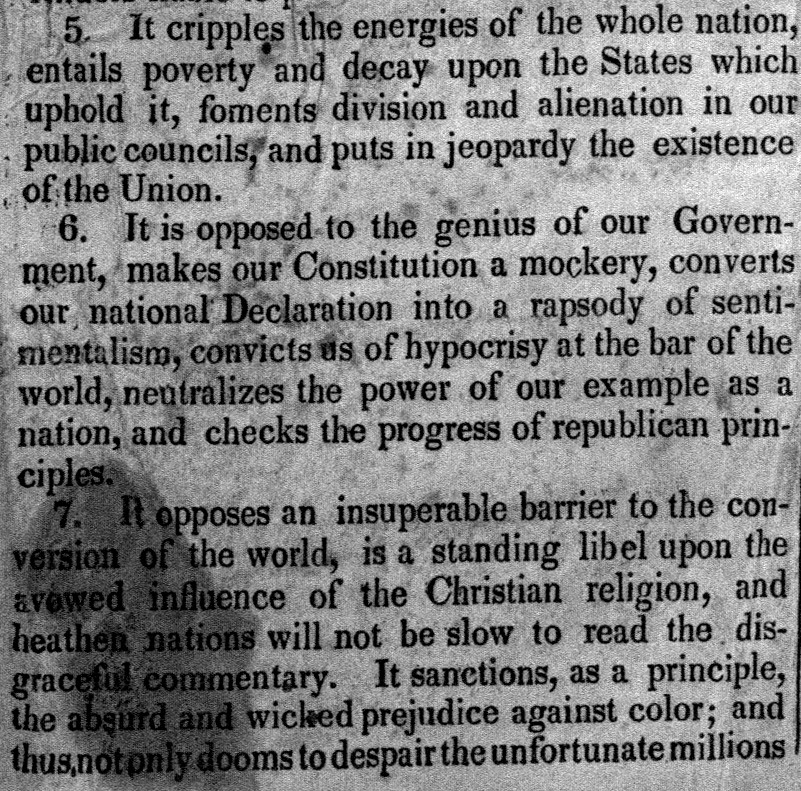
#> input picture data/stain.jpg, 801 x 791 px
$ python adaptive_text_binarization.py
#> lines starting #> are read from the running program, lines starting #| are printed output that depends on the picture; after the words box and inside, x2 and y2 are one past the last pixel; in counts of white or black regions, pixels touching at a corner belong together
#> further down, image is the input picture: shape (791, 801, 3); min 0, max 255, mean 126.2
#!/usr/bin/env python3
# -*- coding: utf-8 -*-
"""
Created on Tue Jun  9 18:17:45 2020

@author: vonikakv
"""

import imageio
import matplotlib.pyplot as plt
from skimage.filters import (gaussian, threshold_otsu, threshold_niblack,
                             threshold_sauvola)
from skimage.color import rgb2gray
from skimage import img_as_float


plt.close('all')


def binarize_text(
        image_array,
        sigma_surround=10,
        sigma_center=0.5,
        verbose=False
        ):
    '''
        ----------------------------------------------------------------------
          Adaptive document binarization based on OFF center-surround cells
        ----------------------------------------------------------------------
        Takes a text image and returns a binary version of it, based on
        activations from modeled OFF center-surround cells of the retina,
        which detect light decrements (text) on bright background (page).
        More information can be found in the papers:

        Vonikakis, V., Andreadis, I., & Papamarkos, N. (2011). Robustdocument
        binarization with OFF center-surround cells. Pattern Analysis and
        Applications, 14(3), 219-234.

        Vonikakis, V., Andreadis, I., Papamarkos, N., & Gasteratos, A. (2007).
        Adaptive Document Binarization: AHuman Vision Approach. Int.
        Conference on Computer Vision Theory and Applications. (pp. 104-110).
        Barcelona, Spain.

        INPUTS
        ------
        image_array: numpy array HxWx3 or HxW
            The numpy array of the input image. Either RGB or grayscale.
        sigma_surround: float
            The standard deviation of the gaussian filter which is used to
            model the surround of the OFF center-surround cells.
        sigma_center: float
            The standard deviation of the gaussian filter which is used to
            model the center of the OFF center-surround cells. sigma_center
            should be smaller than sigma_surround. Larger values minimize the
            noise in the output binary image, but they may filter out small
            details of the binary text characters. sigma_center and
            sigma_surround should be selected with the size of the output text
            in mind.
        verbose: Boolean
            Whether or not to show visualizations for intermediate stages of
            the algorithm and comparisons with other basic binarization
            mathods.

        OUTPUT
        ------
        binary_off_cs_cells: binary numpy array HxW
            Numpy array of the binary output image.

        '''
#> called with sigma_surround = 10, sigma_center = 0.5, verbose = True


    if len(image_array.shape) == 3:
        image = rgb2gray(image_array.copy())  # rgb-2-grayscale [0,255]->[0,1]
#> image: shape (791, 801) float64
    else:
        image = img_as_float(image_array.copy())  # [0,255]->[0,1]

    # modelling center surround receptive fields as gaussians
    surround = gaussian(image, sigma=sigma_surround, mode='reflect')
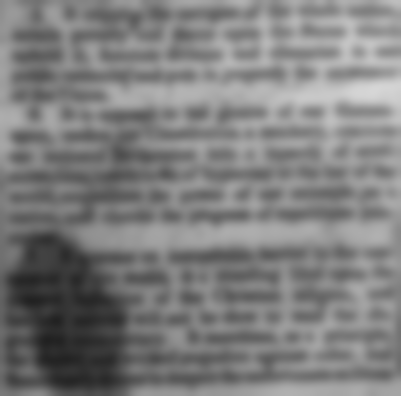
#> surround: shape (791, 801) float64 (shown at 1/2 size); min 0.131, max 0.843, mean 0.495
    center = gaussian(image, sigma=sigma_center, mode='reflect')

    # off center-surround cell activations
    off_cs_cells = surround - center
    off_cs_cells = ((1 + surround) * off_cs_cells) / (surround + off_cs_cells)
    off_cs_cells[off_cs_cells<0] = 0  # truncate within limits
    off_cs_cells[off_cs_cells>1] = 1
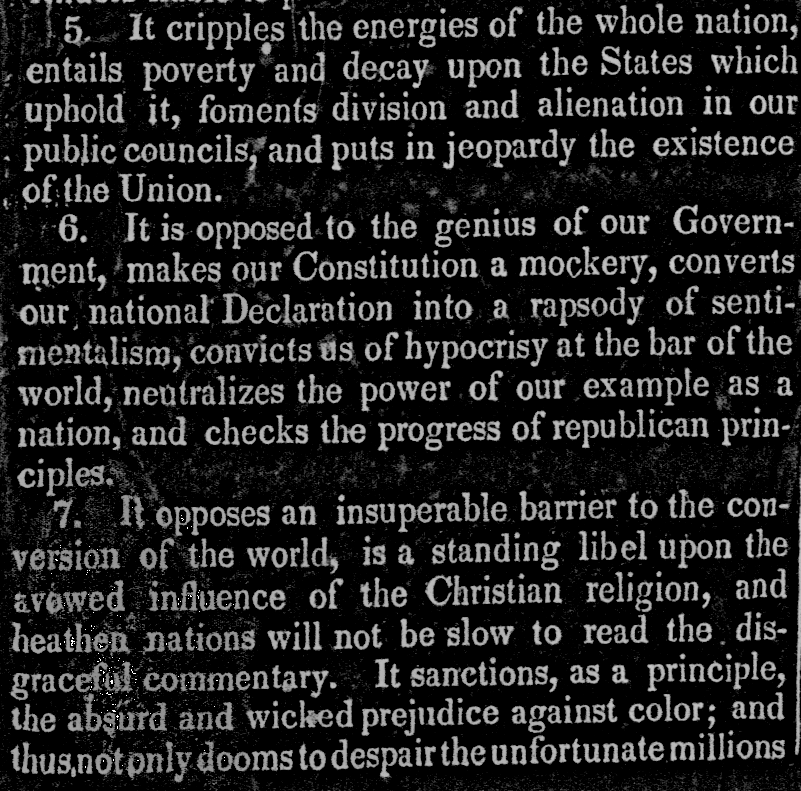
#> off_cs_cells: shape (791, 801) float64; min 0, max 1, mean 0.133
    off_cs_cells = 1 - off_cs_cells  # invert for dark letters

    # global threshold on the off center surround cell activations
    binary_off_cs_cells = off_cs_cells > threshold_otsu(off_cs_cells)
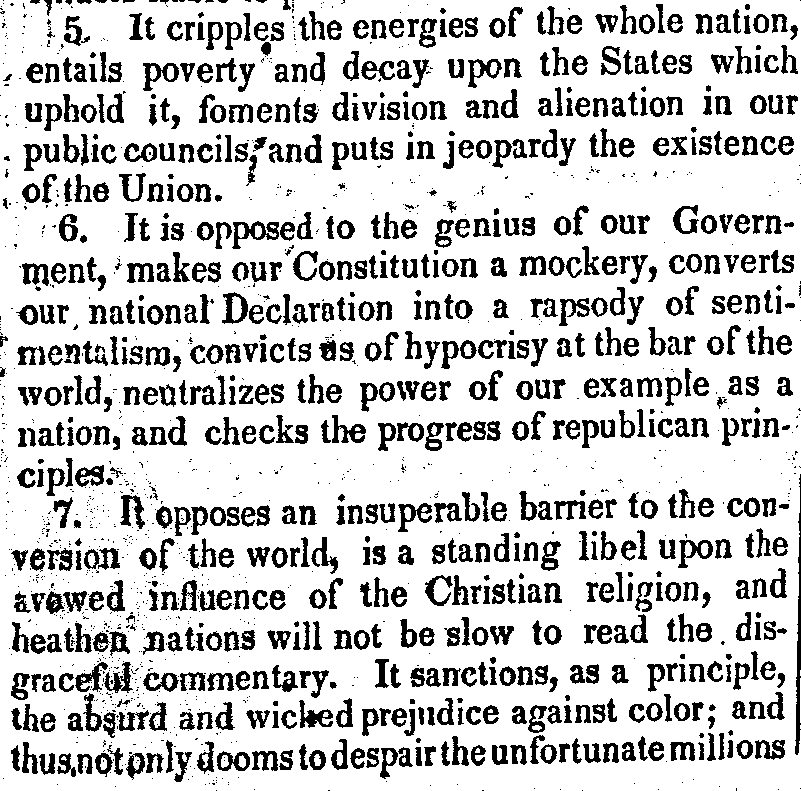
#> binary_off_cs_cells: shape (791, 801) bool; 80% white; 1732 black regions (947 under 20 px), largest, box (x1, y1, x2, y2) and area: (795, 474, 801, 755) 789, (232, 221, 279, 249) 531, (143, 63, 179, 91) 420

    #TODO: add some morphological filtering for noise removal


    if verbose is True:

        # visualize processing stages
        plt.figure(figsize=(12,7))
        plt.subplot(2,2,1)
        plt.imshow(surround, cmap='gray', vmin=0, vmax=1)
        plt.axis(False)
        plt.grid(False)
        plt.title('Surround')

        plt.subplot(2,2,2)
        plt.imshow(center, cmap='gray', vmin=0, vmax=1)
        plt.axis(False)
        plt.grid(False)
        plt.title('Center')

        plt.subplot(2,2,3)
        plt.imshow(off_cs_cells, cmap='gray', vmin=0, vmax=1)
        plt.axis(False)
        plt.grid(False)
        plt.title('OFF center-surround cells')

        plt.subplot(2,2,4)
        plt.imshow(binary_off_cs_cells, cmap='gray', vmin=0, vmax=1)
        plt.axis(False)
        plt.grid(False)
        plt.title('OFF center-surround local thresholding')

        plt.tight_layout()
        plt.show()

        # comparison with other basic methods (Otsu, Niblack, Sauvola)
        binary_otsu = image > threshold_otsu(image)
#> binary_otsu: shape (791, 801) bool; 71% white; 2376 black regions (1745 under 20 px), largest, box (x1, y1, x2, y2) and area: (0, 457, 293, 791) 62110, (188, 334, 284, 365) 1279, (143, 369, 218, 411) 1055
        window_size = 25
        thresh_niblack = threshold_niblack(
            image,
            window_size=window_size,
            k=0.8
            )
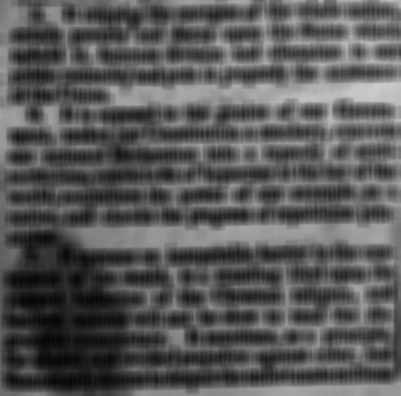
#> thresh_niblack: shape (791, 801) float64 (shown at 1/2 size); min 0.0225, max 0.803, mean 0.342
        binary_niblack = image > thresh_niblack
#> binary_niblack: shape (791, 801) bool; 80.9% white; 6296 black regions (5344 under 20 px), largest, box (x1, y1, x2, y2) and area: (795, 474, 801, 755) 739, (222, 293, 248, 324) 338, (75, 662, 108, 692) 318
        thresh_sauvola = threshold_sauvola(
            image,
            window_size=window_size
            )
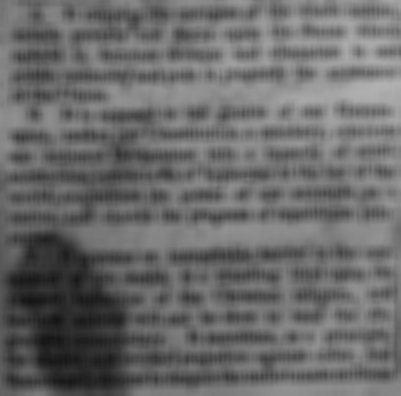
#> thresh_sauvola: shape (791, 801) float64 (shown at 1/2 size); min 0.0811, max 0.698, mean 0.415
        binary_sauvola = image > thresh_sauvola
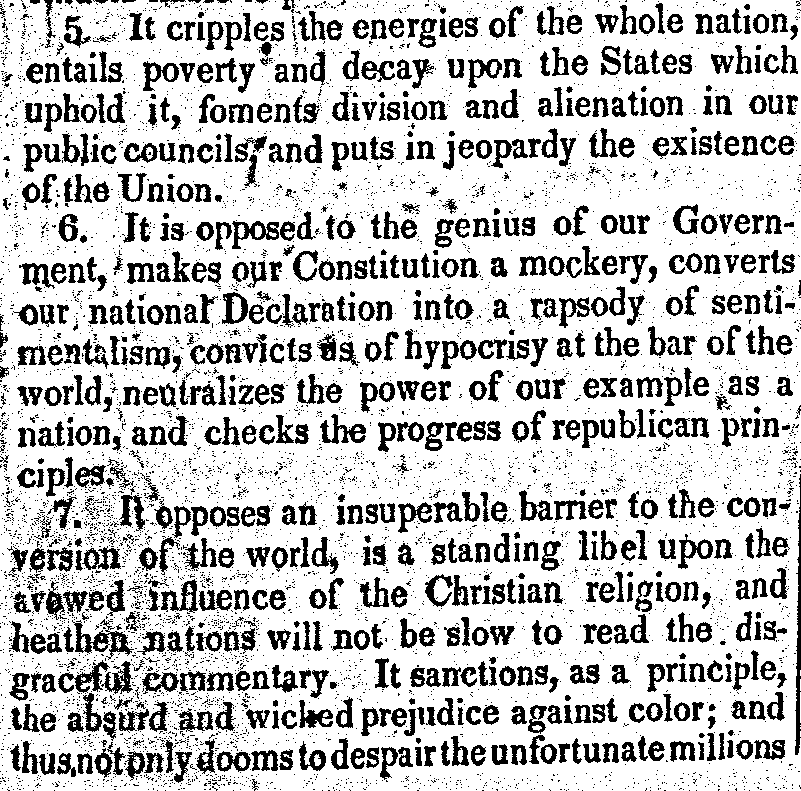
#> binary_sauvola: shape (791, 801) bool; 76.8% white; 6598 black regions (5778 under 20 px), largest, box (x1, y1, x2, y2) and area: (795, 474, 801, 755) 877, (72, 619, 134, 660) 835, (58, 660, 110, 693) 590

        plt.figure(figsize=(12,7))
        plt.subplot(2,3,1)
        plt.imshow(image, cmap='gray', vmin=0, vmax=1)
        plt.axis(False)
        plt.grid(False)
        plt.title('Original image')

        plt.subplot(2,3,2)
        plt.imshow(binary_otsu, cmap='gray', vmin=0, vmax=1)
        plt.axis(False)
        plt.grid(False)
        plt.title('Otsu global thresholding')

        plt.subplot(2,3,3)
        plt.imshow(binary_niblack, cmap='gray', vmin=0, vmax=1)
        plt.axis(False)
        plt.grid(False)
        plt.title('Niblack local thresholding')

        plt.subplot(2,3,5)
        plt.imshow(binary_sauvola, cmap='gray', vmin=0, vmax=1)
        plt.axis(False)
        plt.grid(False)
        plt.title('Sauvola local thresholding')

        plt.subplot(2,3,6)
        plt.imshow(binary_off_cs_cells, cmap='gray', vmin=0, vmax=1)
        plt.axis(False)
        plt.grid(False)
        plt.title('OFF center-surround local thresholding')

        # plt.suptitle('Method comparison')
        plt.tight_layout()
        plt.show()


    return binary_off_cs_cells


if __name__=="__main__":

    # uncomment to select different test images
    filename = "../data/stain.jpg"
    # filename = "../data/shadow1.jpg"
    # filename = "../data/shadow2.jpg"
    # filename = "../data/historical.jpg"

    image = imageio.imread(filename)
    image_binary = binarize_text(image_array=image, verbose=True)

$ run again, with data/shadow1.jpg copied over data/stain.jpg
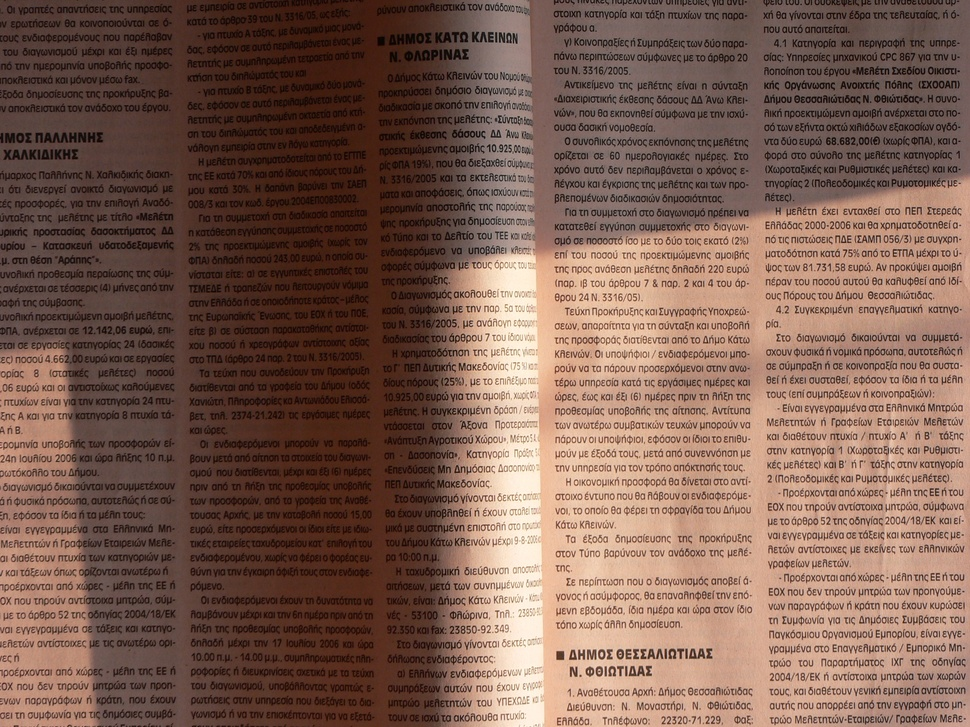
#> input picture data/shadow1.jpg, 970 x 727 px, shrunk from 2560 x 1920 before the run
#> image is the input picture: shape (727, 970, 3); mean R, G, B 126.6, 95.9, 83
#> image: shape (727, 970) float64
#> in binarize_text, `binary_off_cs_cells = off_cs_cells > threshold_otsu(off_cs_cells)`:
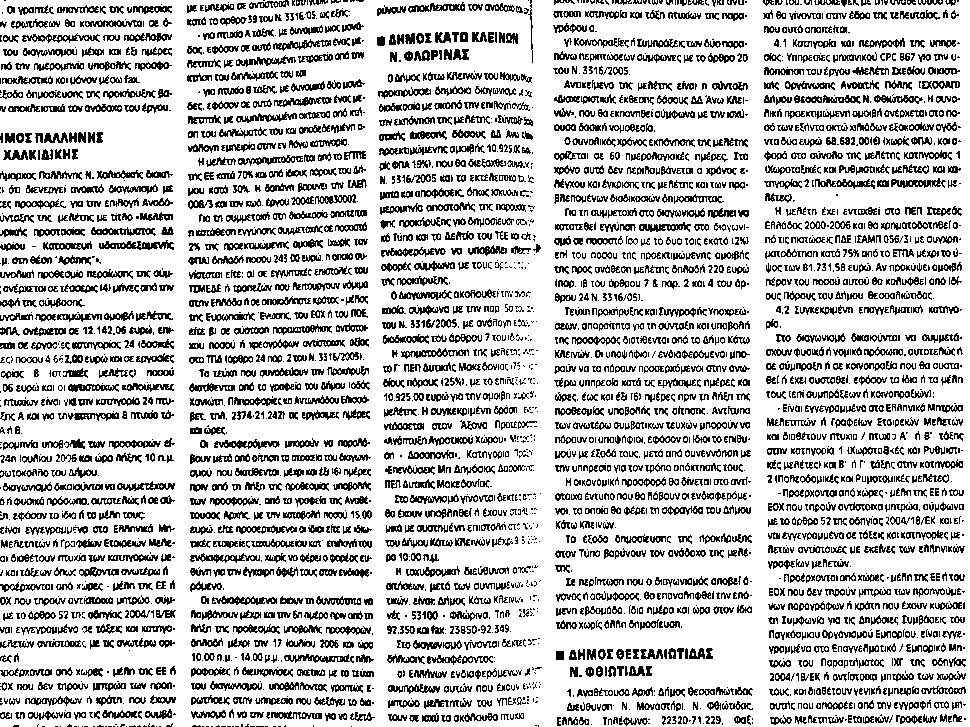
#> binary_off_cs_cells: shape (727, 970) bool; 77% white; black in thin lines or dots
#> binary_otsu: shape (727, 970) bool; 37% white; 1437 white regions (1431 under 20 px), largest, box (x1, y1, x2, y2) and area: (446, 0, 970, 727) 234103, (0, 347, 98, 727) 21801, (601, 126, 621, 141) 115, (608, 113, 632, 129) 102, (607, 98, 624, 110) 49, (621, 131, 634, 139) 36
#> binary_niblack: shape (727, 970) bool; 79.3% white; black in thin lines or dots
#> in binarize_text, `binary_sauvola = image > thresh_sauvola`:
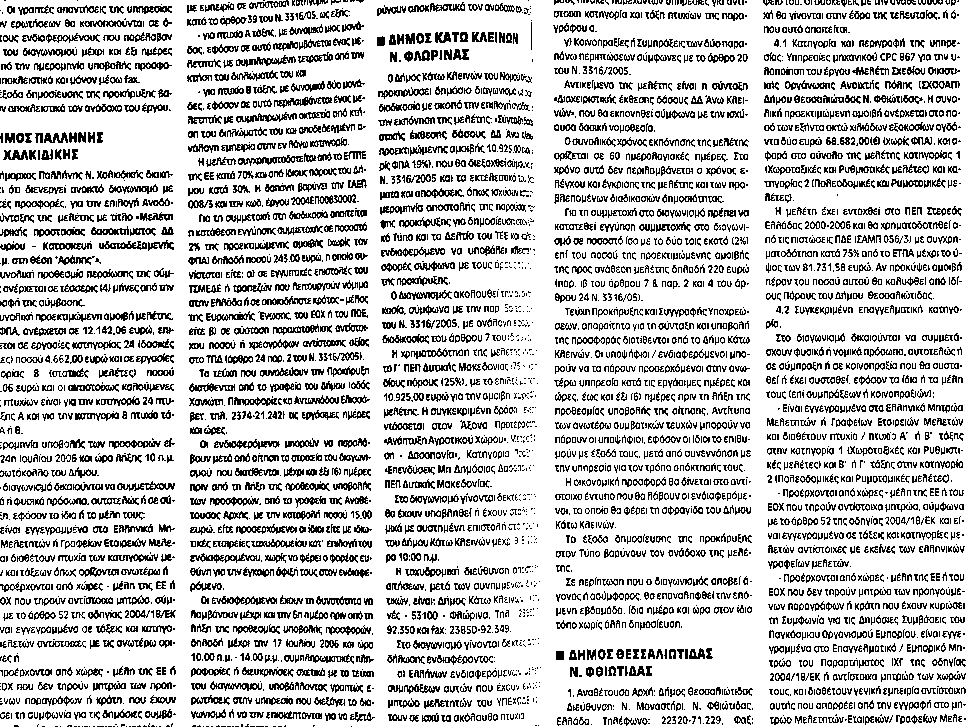
#> binary_sauvola: shape (727, 970) bool; 78.7% white; black in thin lines or dots
